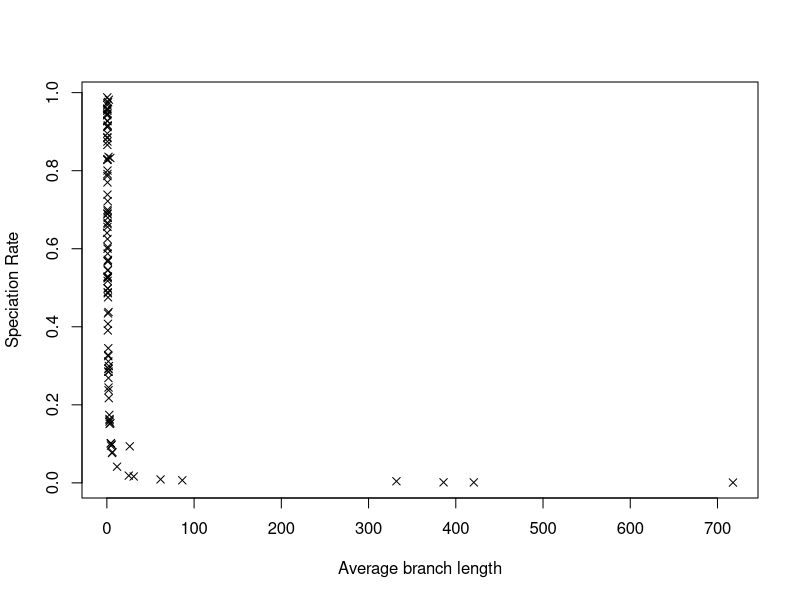
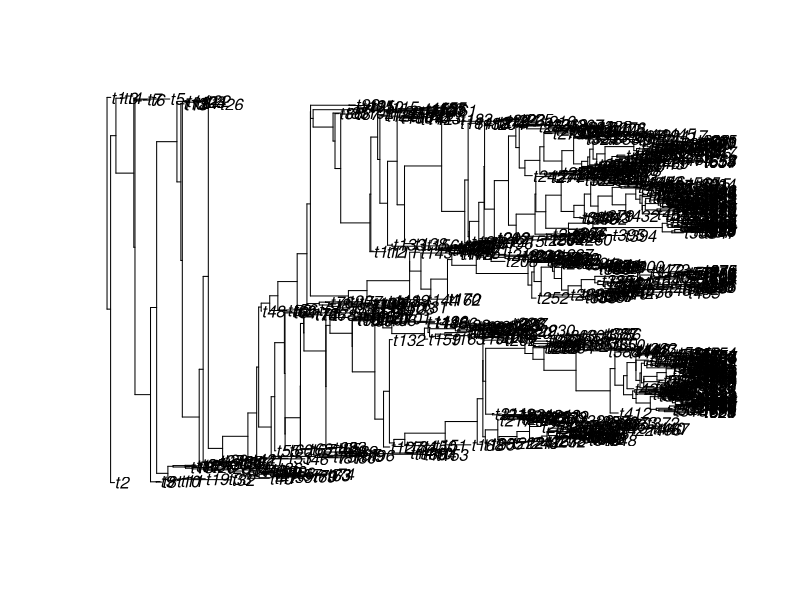
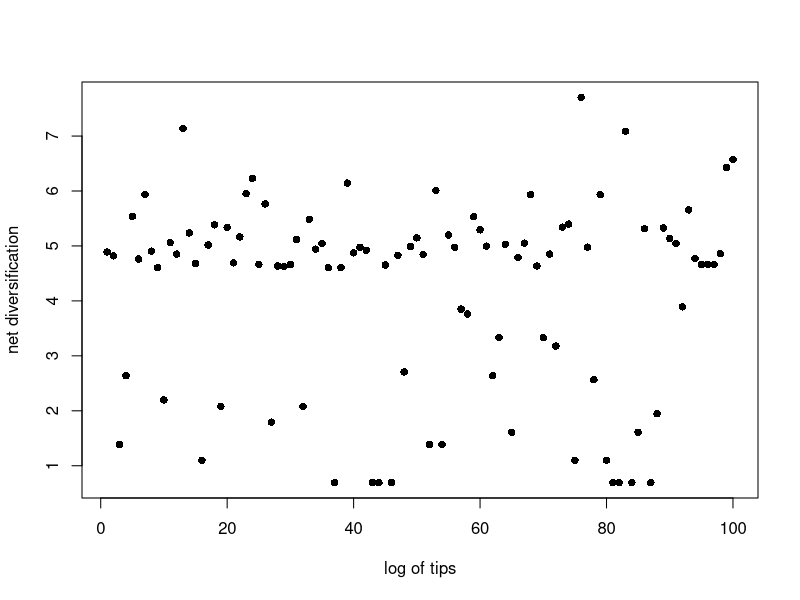
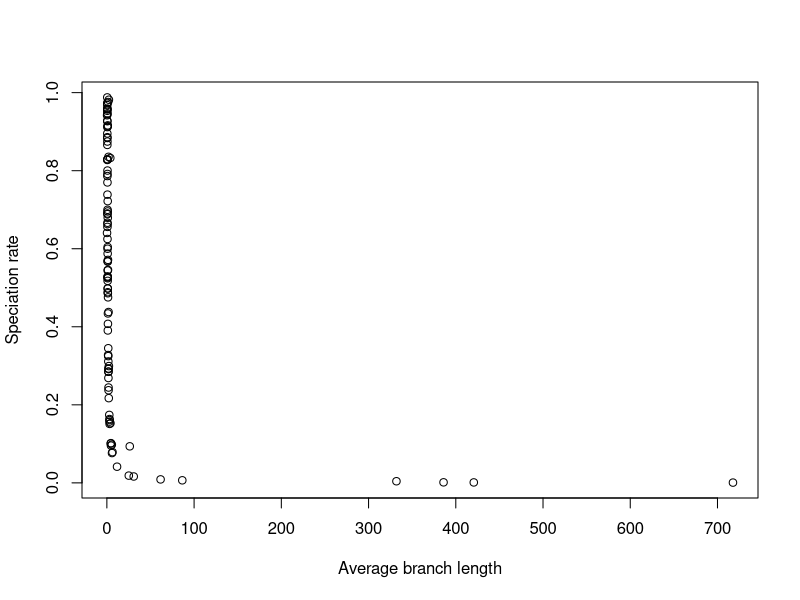
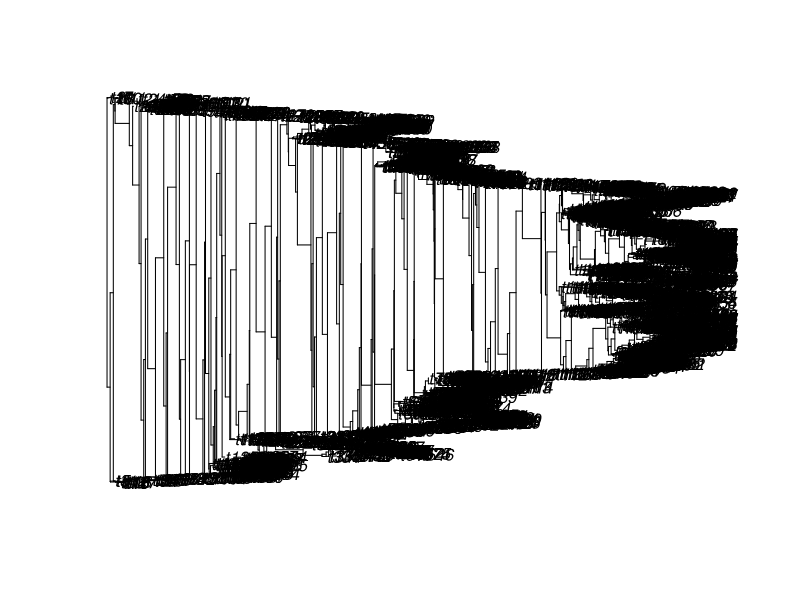
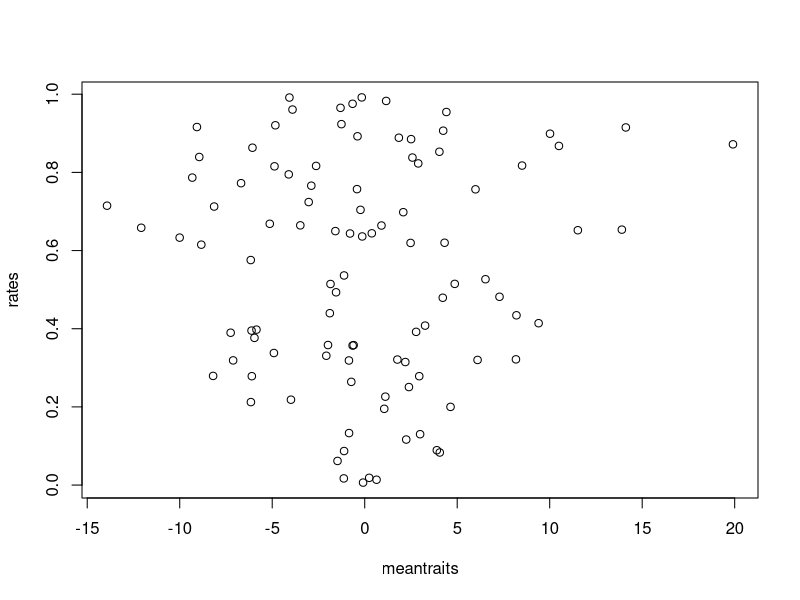
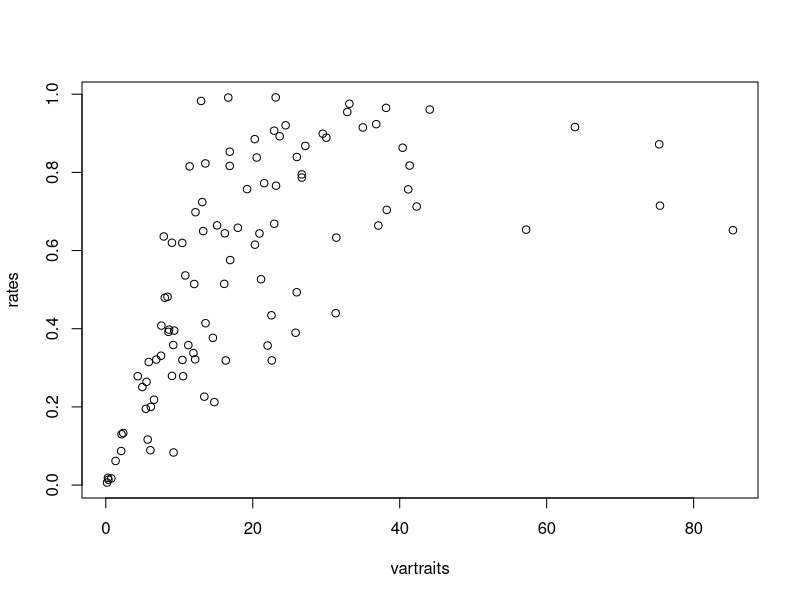
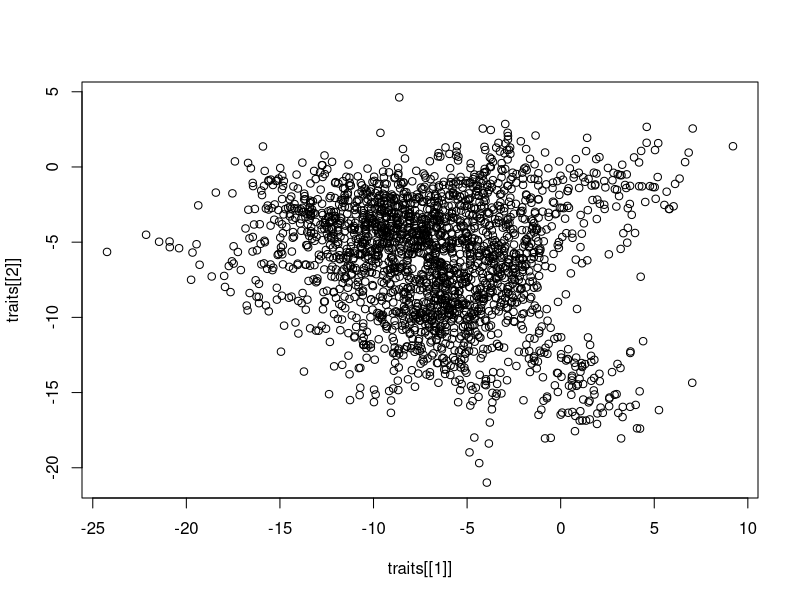

Write R code to recreate these figures, in order.
setwd('~/Desktop/Evolution/Tasks/Task_08')
getwd()
library(phytools)
help(phytools)
#Question 1, 2, & 3:
trees <- list()
births <- vector()
Fractions <- vector()
random <- c()
random2 <- c()
treelist <- c()
for(i in 1:100) {
	births[i]<- runif(1)
	Fractions[i]<- runif(1)
	trees[[i]] <- pbtree(b=births[i], d=(Fractions[i]*births[i]),n=100)
	random[[i]]<-births[i]
	random2[[i]]<- (Fractions[i])
	treelist[[i]]<-mean(trees[[i]]$edge.length)
}
pdf("Trees.pdf")
plot(trees[[i]])
dev.off()
trees[[100]]$tip.label
#Question 4:
?log
sapply(trees, Ntip)
tips <- log(sapply(trees, Ntip))
random3 <- unlist(random)
head(tips)
pdf("Log tips and diversification.pdf")
plot(tips, xlab="log of tips", ylab="net diversification", pch=16)
dev.off()
?cor
cor(tips, random3)
#4: Hardly a correlation between net diversification & log of tips
#Question 5:
random4 <- unlist(random2)
treelist2 <- unlist(treelist)
plot(treelist2, random3, ylab="Speciation Rate", xlab="Average branch length", pch=4)
pdf("Average branch length and speciation rate.pdf")
plot(treelist2, random3, ylab="Speciation rate", xlab="Average branch length", pch=1)
dev.off()
?cor
cor(treelist2, random4)
#Question 5 & 6: Negative relationship - correlation = -0.0496249
#Question 7:
Tree <- trees[[which.max(tips)]]
pdf("Tree.pdf")
plot(Tree)
dev.off()
rates<-vector()
traits<-c()
meantraits<-c()
?var
vartraits<-c()
for(i in 1:100) {
	rates[i]<- runif(1)
	traits[[i]]<-fastBM(tree = Tree, sig2 = rates[i])
	meantraits[[i]]<-mean(traits[[i]])
	vartraits[[i]]<-var(traits[[i]])
}
#Question9:
meantraits<-unlist(meantraits)
pdf("meantraits and rates.pdf")
plot(meantraits, rates)
dev.off()
cor(meantraits, rates)
#Little correlation between rates and mean traits - correlation = -0.07228125
vartraits<-unlist(vartraits)
pdf("vartraits and rates.pdf")
plot(vartraits, rates)
dev.off()
cor(vartraits, rates)
#Closer relationship of variance traits & rates than mean traits and rates - correlation = 0.7655356
#Question10:
pdf("08_plot.pdf")
plot(traits[[1]], traits[[2]])
dev.off()
cor(traits[[1]], traits[[2]])
traitMat<-cbind(traits[[1]], traits[[4]])
#Negative correlation between 1st & 2nd subject traits - correlation = -0.169588
#EC
?phylomorphospace
pdf("08_ec.pdf")
phylomorphospace(Tree, traitMat, xlab= "Trait 1", ylab= "Trait 2")
dev.off()
